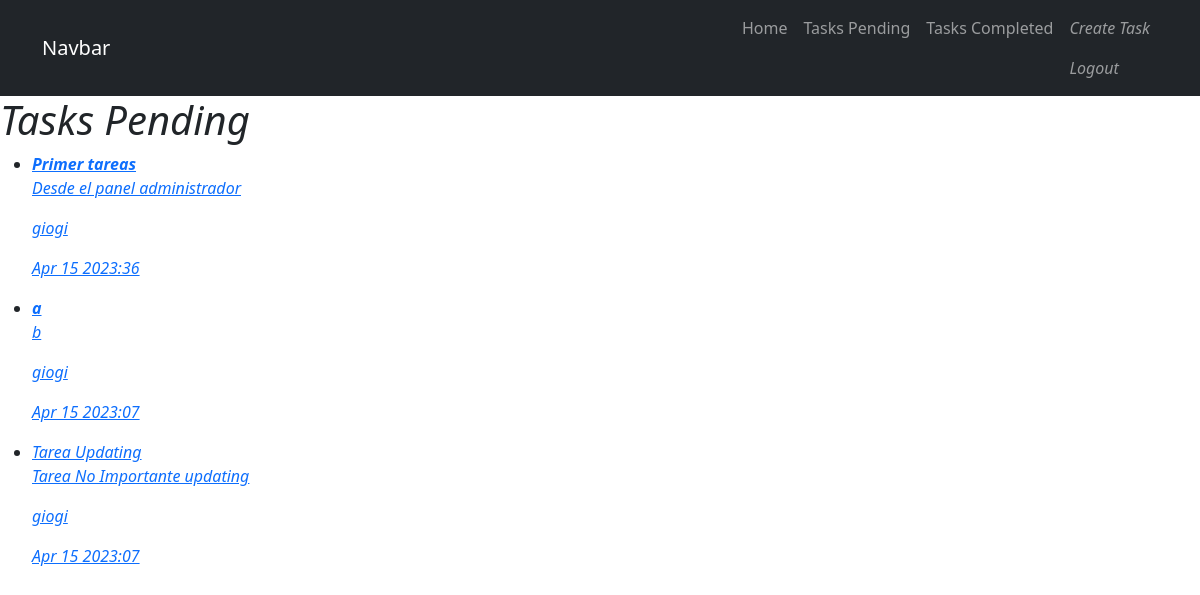
The app's page /tasks_completed/ (signed in) with its own data.
### tasks/models.py (models this page shows, shortened)
class Task(models.Model):
    title = models.CharField(max_length=100) # titulo de 100 caracteres maxim0
    description = models.TextField(blank=True) # descripcion que puede estar vacio
    created = models.DateTimeField(auto_now_add=True) # fecha que se agrega automaticamente
    datecompleted = models.DateTimeField(null=True, blank=True) # fecha que se agrega manualmente y es opcional
    important = models.BooleanField(default=False) # campo boleando por defecto falso, no todas las tareas son importantes
    user = models.ForeignKey(User, on_delete=models.CASCADE) # relacion con tabla usuarios y eliminacion en cascada si el usuario es eliminado

### tasks/views.py (the view)
# urls.py: path('tasks_completed/', views.tasks_completed, name='tasks_completed'),
@login_required # este elemento exige que se haya iniciado secion para aceder a la vista
def tasks_completed(request): # vista tareas
    tasks = Task.objects.filter(user=request.user, datecompleted__isnull=False) # muetsra las tareas del usuario logeado y las tareas completadas
    return render(request, 'tasks.html', {'tasks':tasks})

### tasks/templates/tasks.html
{% extends 'base.html' %}
{% block content %}
    <h1>Tasks Pending</h1>
    <ul>
        {% for task in tasks %}
            <li>
                <a href="{% url 'task_detail' task.id %}">
                    {% if task.important %}
                    <strong>{{ task.title }}</strong>
                    {% else %}
                        {{ task.title }}
                    {% endif %}
                    <p>{{ task.description }}</p>
                    <p>{{ task.user.username }}</p>
                    <p>{{ task.datecompleted|date:'M j Y:i' }}</p>
                </a>
            </li>
        {% endfor %}
    </ul>
{% endblock %}

### tasks/templates/base.html (shortened to what this page needs)
<!DOCTYPE html>
<html lang="en">
<head>
    <link rel="stylesheet" href="https://cdn.jsdelivr.net/npm/bootstrap@5.3.0-alpha3/dist/css/bootstrap.min.css
    ">
</head>
<body>
    <nav class="navbar navbar-expand-lg bg-dark navbar-dark">
        <div class="container">
          <a class="navbar-brand" href="#">Navbar</a>
          <div class="collapse navbar-collapse" id="navbarNav">
            <ul class="navbar-nav ms-auto">
                <li  class="nav-item">
                    <a class="nav-link"  href="/">Home</a>
                </li>
                {% if user.is_authenticated %}
                <li class="nav-item">
                    <a class="nav-link" href="{% url 'tasks' %}">Tasks Pending</a>
                </li>
                <li class="nav-item">
                    <a class="nav-link" href="{% url 'tasks_completed' %}">Tasks Completed</a>
                </li>
                <i class="nav-item">
                    <a class="nav-link" href="/tasks/create/">Create Task</a>
                <li class="nav-item">
                    <a class="nav-link" href="/logout">Logout</a>
                </li>
                {% endif %}
            </ul>
          </div>
        </div>
      </nav>
    {% block content %}
    {% endblock %}
</body>
</html>

### records on screen
Task: title "Primer tareas", description "Desde el panel administrador", user.username "giogi", datecompleted "Apr 15 2023:36"
Task: title "a", description "b", user.username "giogi", datecompleted "Apr 15 2023:07"
Task: title "Tarea Updating", description "Tarea No Importante updating", user.username "giogi", datecompleted "Apr 15 2023:07"
